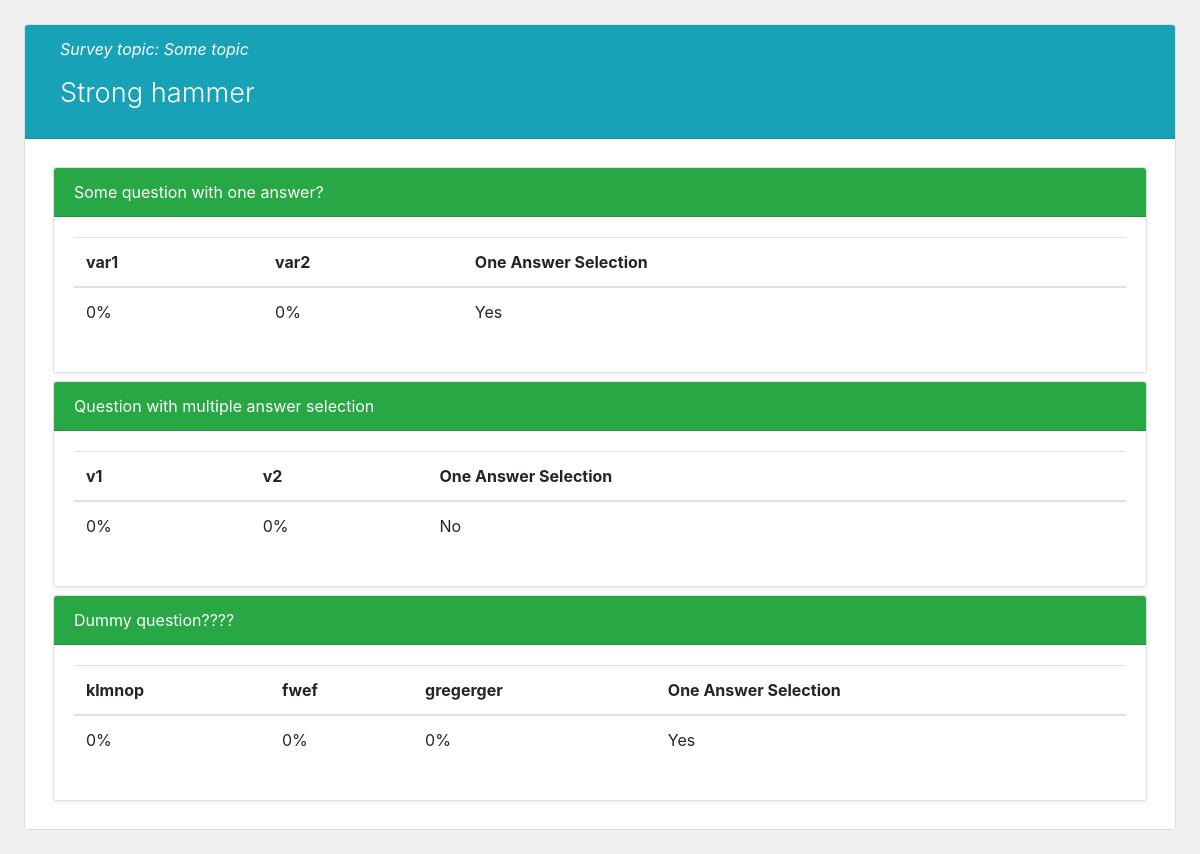
The page /result/3 on the database its author committed.
### surveys/models.py (models this page shows, shortened)
class Survey(models.Model):
    created_by = models.ForeignKey(User, on_delete=models.CASCADE, null=True)
    topic = models.CharField(max_length=50)
    description = models.CharField(max_length=200)
    def __str__(self):
        return self.topic + " #" + str(self.id)

class Question(models.Model):
    text = models.CharField(max_length=200, verbose_name="Question Text")
    one_answer_selection = models.BooleanField()
    survey = models.ForeignKey(Survey, on_delete=models.CASCADE)
    def __str__(self):
        return self.text

class Answer(models.Model):
    text = models.CharField(max_length=200, verbose_name="Answer Text")
    question = models.ForeignKey(Question, on_delete=models.CASCADE)

### surveys/views.py (the view)
# urls.py: path('result/<str:pk>', views.results, name="results")
def results(request, pk):
    logger.debug("Entered 'results' view")
    current_survey = Survey.objects.get(pk=pk)
    questions = Question.objects.filter(survey=current_survey)
    pack = list()
    for q in questions:
        all_answers = q.answer_set.all()
        percentages = list()
        total_answers_selected = Results.objects.filter(question=q).count()
        for answer in all_answers:
            times_selected = Results.objects.filter(answer=answer).count()
            if times_selected > 0:
                p = round((times_selected / total_answers_selected) * 100, 2)
            else:
                p = 0
            percentages.append(p)
        t = list()
        t.append(q)
        t.append(percentages)
        pack.append(t)
    context = {
        'pack': pack,
        'survey': current_survey,
    }
    logger.info(f"Context:'\n' {current_survey} '\n' {pack} '\n' End Context")
    logger.debug("Returning from 'results' view")
    return render(request, 'surveys/results.html', context)

### surveys/templates/surveys/results.html (shortened to what this page needs)
<!DOCTYPE html>
{% load static %}
<html lang="en">
<head>
    <link rel="stylesheet"
          href="https://cdn.jsdelivr.net/npm/bootstrap@4.5.3/dist/css/bootstrap.min.css"
>
    <link rel="stylesheet" href="{% static 'surveys/css/style.css' %}"/>
</head>
<body id="bg-custom">
<div class="card m-4">
    <div class="card-header bg-info text-white">
        <div class="container-fluid">
            <div class="row">
                <div class="col-12">
                    <p class="float-left font-italic">
                        Survey topic: {{ survey.topic }}
                    </p>
                </div>
            </div>
            <div class="row">
                <div class="col-9">
                    <p class="display-4 float-left">
                        {{ survey.description }}
                    </p>
                </div>
                <div class="col-3"></div>
            </div>
        </div>
    </div>
    <div class="card-body bg-white">
        {% for question, percentages in pack %}
            <div class="card m-2 shadow-sm">
                <div class="card-header bg-success text-white">
                    <div class="text-left">
                        {{ question.text }}
                    </div>
                </div>
                <div class="card-body bg-white">
                    <table class="table">
                        <thead>
                        <tr>
                            {% for answer in question.answer_set.all %}
                                <th scope="col">
                                    {{ answer.text }}
                                </th>
                            {% endfor %}
                            <th scope="col">
                                One Answer Selection
                            </th>
                        </tr>
                        </thead>
                        <tbody>
                        <tr>
                            {% for p in percentages %}
                                <td>
                                    {{ p }}%
                                </td>
                            {% endfor %}
                            {% if question.one_answer_selection is True %}
                                <td>
                                    Yes
                                </td>
                            {% else %}
                                <td>
                                    No
                                </td>
                            {% endif %}
                        </tr>
                        </tbody>
                    </table>
                </div>
            </div>
        {% endfor %}
    </div>
</div>
</body>
</html>

### surveys/static/surveys/css/style.css (style rules this page uses)
#bg-custom { background-color: #f0f0f0; overflow-x: hidden; }
p.display-4 { font-size: 1.5em; }
@media (min-width: 576px) { p.display-4 { font-size: 1.1em; } }
@media (min-width: 768px) { p.display-4 { font-size: 1.3em; } }
@media (min-width: 992px) { p.display-4 { font-size: 1.5em; } }
@media (min-width: 1200px) { p.display-4 { font-size: 1.7em; } }

### rows shown on the page
Survey: topic "Some topic", description "Strong hammer"
Question: text "Some question with one answer?", percentages "0" "0", one_answer_selection "Yes"
Answer: text "var1"
Answer: text "var2"
Question: text "Question with multiple answer selection", percentages "0" "0", one_answer_selection "No"
Answer: text "v1"
Answer: text "v2"
Question: text "Dummy question????", percentages "0" "0" "0", one_answer_selection "Yes"
Answer: text "klmnop"
Answer: text "fwef"
Answer: text "gregerger"
